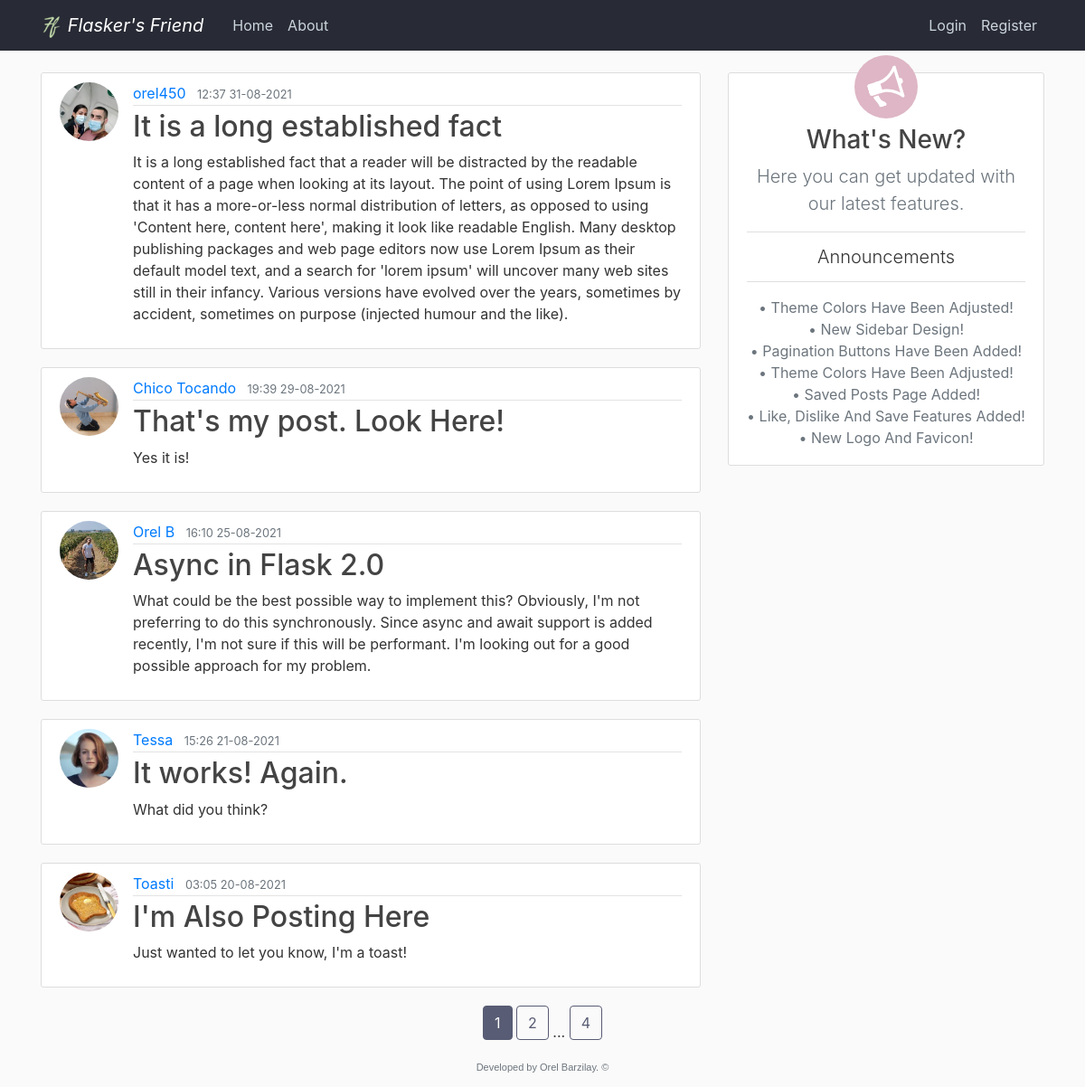
Page /home on the earlier database version.
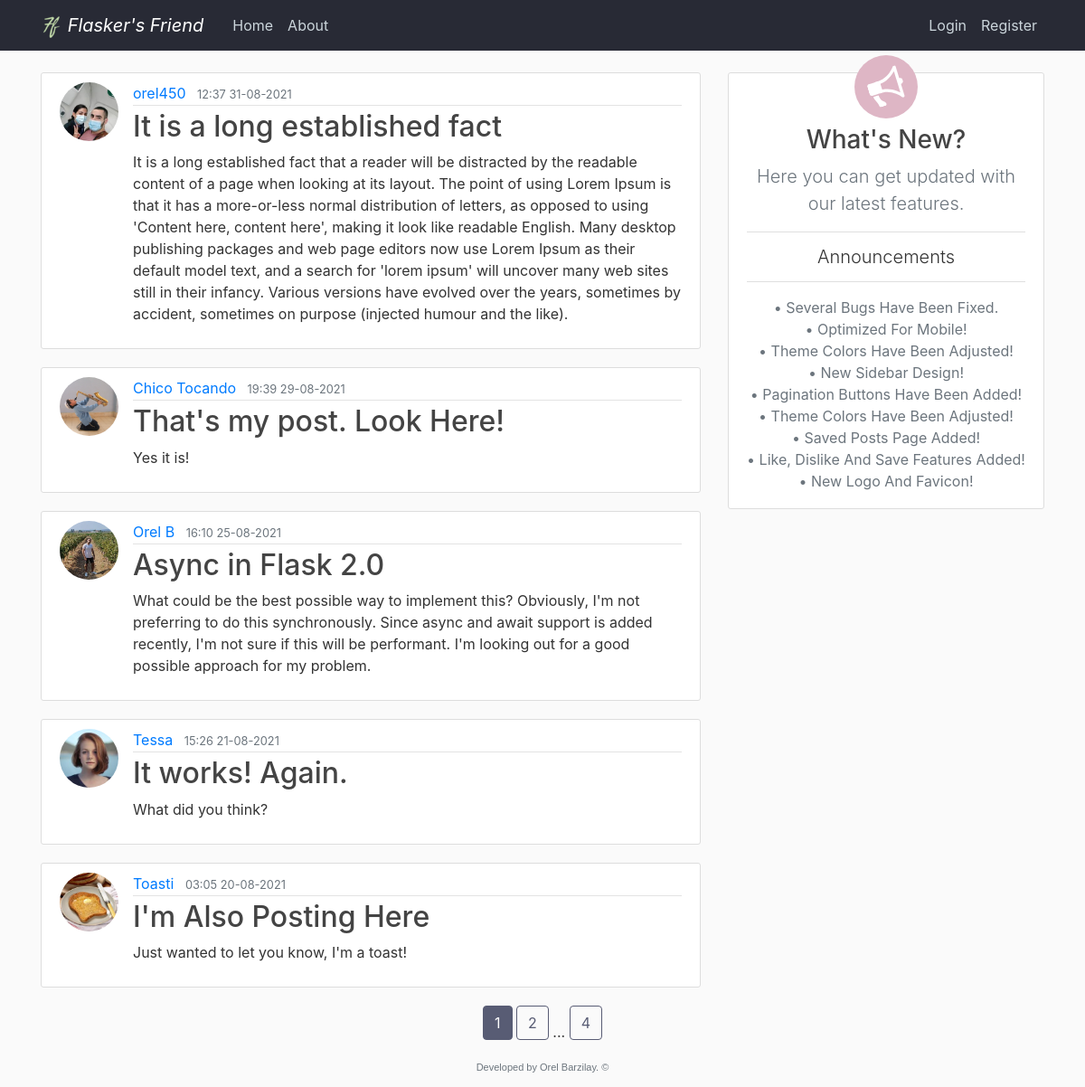
Same page on the later database version.
### flaskblog/models.py (models this page shows, shortened)
class Post(db.Model):
    id = db.Column(db.Integer, primary_key=True)
    title = db.Column(db.String(100), nullable=False)
    date_posted = db.Column(db.DateTime, nullable=False, default=time_now)
    content = db.Column(db.Text, nullable=False)
    user_id = db.Column(db.Integer, db.ForeignKey('user.id'), nullable=False)  # ForeignKey refers User table key
    likes = db.relationship('PostLike', backref='post', lazy='dynamic')
    dislikes = db.relationship('PostDislike', backref='post', lazy='dynamic')
    saves = db.relationship('PostSave', backref='post', lazy='dynamic')

class User(db.Model, UserMixin):
    id = db.Column(db.Integer, primary_key=True)
    username = db.Column(db.String(20), unique=True, nullable=False)
    email = db.Column(db.String(120), unique=True, nullable=False)
    image_file = db.Column(db.String(20), nullable=False, default='default.jpg')
    password = db.Column(db.String(60), nullable=False)
    admin = db.Column(db.Integer, nullable=False, default=0)  # Self Added
    posts = db.relationship('Post', backref='author', lazy=True)  # Here we refer the post class
    liked = db.relationship('PostLike', foreign_keys='PostLike.user_id', backref='user', lazy='dynamic')
    disliked = db.relationship('PostDislike', foreign_keys='PostDislike.user_id', backref='user', lazy='dynamic')
    saved = db.relationship('PostSave', foreign_keys='PostSave.user_id', backref='user', lazy='dynamic')

class Announcements(db.Model):
    id = db.Column(db.Integer, primary_key=True)
    content = db.Column(db.Text, nullable=False)
    date_posted = db.Column(db.DateTime, nullable=False, default=time_now, onupdate=time_now)

### flaskblog/main/routes.py (the view)
@main.route("/")  # The root page of our website (Homepage)
@main.route("/home")  # Giving two routes for the same function
def home():
    anns = Announcements.query.order_by(Announcements.date_posted.desc())
    page = request.args.get('page', 1, type=int)
    posts = Post.query.order_by(Post.date_posted.desc()).paginate(page=page, per_page=5)
    return render_template('home.html', posts=posts, anns=anns)

### flaskblog/templates/home.html
{% extends "layout.html" %}
{% block content %}
  {% if current_user.is_authenticated %}
    {% if request.MOBILE %}
      {% for post in posts.items %}
        <article class="media content-section-user-connected cancel-margin">
          <div class="phone-reposition">
            <img class="rounded-circle article-img mobile-image-resize" src="{{ url_for('static', filename='profile_pics/' + post.author.image_file) }}">
            <div class="d-flex align-content-stretch flex-wrap post-like-dislike">
              {% set vote_count = post.likes.count()-post.dislikes.count() %}
              {% if current_user.has_liked_post(post) %}
                <a class="bi bi-hand-thumbs-up-fill post-like-fill" href="{{ url_for('posts.post_action', post_id=post.id, action='like') }}"></a>
                  {% if vote_count > 0 %}
                    <span class="vote-count-positive">{{ vote_count }}</span>
                  {% elif vote_count < 0 %}
                    <span class="vote-count-negative">{{ vote_count }}</span>
                  {% else %}
                    <span class="vote-count-positive">Vote</span>
                  {% endif %}
                <a class="bi bi-hand-thumbs-down post-dislike-outline" href="{{ url_for('posts.post_action', post_id=post.id, action='dislike') }}"></a>
              {% elif current_user.has_disliked_post(post) %}
                <a class="bi bi-hand-thumbs-up post-like-outline" href="{{ url_for('posts.post_action', post_id=post.id, action='like') }}"></a>
                  {% if vote_count > 0 %}
                    <span class="vote-count-positive">{{ vote_count }}</span>
                  {% elif vote_count < 0 %}
                    <span class="vote-count-negative">{{ vote_count }}</span>
                  {% else %}
                    <span class="vote-count-negative">Vote</span>
                  {% endif %}
                <a class="bi bi-hand-thumbs-down-fill post-dislike-fill" href="{{ url_for('posts.post_action', post_id=post.id, action='dislike') }}"></a>
              {% else %}
                <a class="bi bi-hand-thumbs-up post-like-outline" href="{{ url_for('posts.post_action', post_id=post.id, action='like') }}"></a>
                  {% if vote_count > 0 %}
                    <span class="vote-count-positive">{{ vote_count }}</span>
                  {% elif vote_count < 0 %}
                    <span class="vote-count-negative">{{ vote_count }}</span>
                  {% else %}
                    <span class="vote-count-no-vote">Vote</span>
                  {% endif %}
                <a class="bi bi-hand-thumbs-down post-dislike-outline" href="{{ url_for('posts.post_action', post_id=post.id, action='dislike') }}"></a>
              {% endif %}
            </div>
          </div>
          <div class="media-body">
            <div class="article-metadata">
              <a class="mr-2" href="{{ url_for('users.user_posts', username=post.author.username) }}">{{ post.author.username }}</a>
              <small class="text-muted">{{ post.date_posted.strftime('%H:%M %d-%m-%Y') }}</small>
              {% if not current_user.has_saved_post(post) %}
                <a class="bi bi-bookmark-heart post-favorite-outline" href="{{ url_for('posts.post_action', post_id=post.id, action='save') }}"></a>
              {% else %}
                <a class="bi bi-bookmark-heart-fill post-favorite-fill" href="{{ url_for('posts.post_action', post_id=post.id, action='unsave') }}"></a>
              {% endif %}
            </div>
            <h2><a class="article-title" href="{{ url_for('posts.post', post_id=post.id) }}">{{ post.title }}</a></h2>
            <p class="article-content">{{ post.content }}</p>
          </div>
        </article>
      {% endfor %}
    {% else %}
      {% for post in posts.items %}
        <article class="media content-section-user-connected cancel-margin">
          <div class="d-flex align-content-stretch flex-wrap post-like-dislike">
            {% set vote_count = post.likes.count()-post.dislikes.count() %}
            {% if current_user.has_liked_post(post) %}
              <a class="bi bi-hand-thumbs-up-fill post-like-fill" href="{{ url_for('posts.post_action', post_id=post.id, action='like') }}"></a>
                {% if vote_count > 0 %}
                  <span class="vote-count-positive">{{ vote_count }}</span>
                {% elif vote_count < 0 %}
                  <span class="vote-count-negative">{{ vote_count }}</span>
                {% else %}
                  <span class="vote-count-positive">Vote</span>
                {% endif %}
              <a class="bi bi-hand-thumbs-down post-dislike-outline" href="{{ url_for('posts.post_action', post_id=post.id, action='dislike') }}"></a>
            {% elif current_user.has_disliked_post(post) %}
              <a class="bi bi-hand-thumbs-up post-like-outline" href="{{ url_for('posts.post_action', post_id=post.id, action='like') }}"></a>
                {% if vote_count > 0 %}
                  <span class="vote-count-positive">{{ vote_count }}</span>
                {% elif vote_count < 0 %}
                  <span class="vote-count-negative">{{ vote_count }}</span>
                {% else %}
                  <span class="vote-count-negative">Vote</span>
                {% endif %}
              <a class="bi bi-hand-thumbs-down-fill post-dislike-fill" href="{{ url_for('posts.post_action', post_id=post.id, action='dislike') }}"></a>
            {% else %}
              <a class="bi bi-hand-thumbs-up post-like-outline" href="{{ url_for('posts.post_action', post_id=post.id, action='like') }}"></a>
                {% if vote_count > 0 %}
                  <span class="vote-count-positive">{{ vote_count }}</span>
                {% elif vote_count < 0 %}
                  <span class="vote-count-negative">{{ vote_count }}</span>
                {% else %}
                  <span class="vote-count-no-vote">Vote</span>
                {% endif %}
              <a class="bi bi-hand-thumbs-down post-dislike-outline" href="{{ url_for('posts.post_action', post_id=post.id, action='dislike') }}"></a>
            {% endif %}
          </div>
          <img class="rounded-circle article-img" src="{{ url_for('static', filename='profile_pics/' + post.author.image_file) }}">
          <div class="media-body">
            <div class="article-metadata">
              <a class="mr-2" href="{{ url_for('users.user_posts', username=post.author.username) }}">{{ post.author.username }}</a>
              <small class="text-muted">{{ post.date_posted.strftime('%H:%M %d-%m-%Y') }}</small>
              {% if not current_user.has_saved_post(post) %}
                <a class="bi bi-bookmark-heart post-favorite-outline" href="{{ url_for('posts.post_action', post_id=post.id, action='save') }}"></a>
              {% else %}
                <a class="bi bi-bookmark-heart-fill post-favorite-fill" href="{{ url_for('posts.post_action', post_id=post.id, action='unsave') }}"></a>
              {% endif %}
            </div>
            <h2><a class="article-title" href="{{ url_for('posts.post', post_id=post.id) }}">{{ post.title }}</a></h2>
            <p class="article-content">{{ post.content }}</p>
          </div>
        </article>
      {% endfor %}
    {% endif %}
  {% else %}
    {% if request.MOBILE %}
      {% for post in posts.items %}
        <article class="media content-section cancel-margin" style="padding-left: 9px;">
          <div class="phone-reposition">
            <img class="rounded-circle article-img mobile-image-resize mobile-image-user-not-connected" src="{{ url_for('static', filename='profile_pics/' + post.author.image_file) }}">
          </div>
          <div class="media-body">
            <div class="article-metadata">
              <a class="mr-2" href="{{ url_for('users.user_posts', username=post.author.username) }}">{{ post.author.username }}</a>
              <small class="text-muted">{{ post.date_posted.strftime('%H:%M %d-%m-%Y') }}</small>
            </div>
            <h2><a class="article-title" href="{{ url_for('posts.post', post_id=post.id) }}">{{ post.title }}</a></h2>
            <p class="article-content">{{ post.content }}</p>
          </div>
        </article>
      {% endfor %}
    {% else %}
      {% for post in posts.items %}
        <article class="media content-section cancel-margin">
          <img class="rounded-circle article-img mobile-image-user-not-connected" src="{{ url_for('static', filename='profile_pics/' + post.author.image_file) }}">
          <div class="media-body">
            <div class="article-metadata">
              <a class="mr-2" href="{{ url_for('users.user_posts', username=post.author.username) }}">{{ post.author.username }}</a>
              <small class="text-muted">{{ post.date_posted.strftime('%H:%M %d-%m-%Y') }}</small>
            </div>
            <h2><a class="article-title" href="{{ url_for('posts.post', post_id=post.id) }}">{{ post.title }}</a></h2>
            <p class="article-content">{{ post.content }}</p>
          </div>
        </article>
      {% endfor %}
    {% endif %}
  {% endif %}
{% endblock content %}
{% block pagination %}
    {% for page_num in posts.iter_pages(left_edge=1, right_edge=1, left_current=1, right_current=2) %}
      {% if page_num %}
        {% if posts.page == page_num %}
          <a class="btn mb-4 btn-theme" href="{{ url_for('main.home', page=page_num) }}">{{ page_num }}</a>
        {% else %}
          <a class="btn btn-outline-theme mb-4" href="{{ url_for('main.home', page=page_num) }}">{{ page_num }}</a>
        {% endif %}
      {% else %}
        ...
      {% endif %}
    {% endfor %}
{% endblock pagination %}

### flaskblog/templates/layout.html (shortened to what this page needs)
<!DOCTYPE html>
<html lang="en">
<head>
    <link rel="stylesheet" href="https://stackpath.bootstrapcdn.com/bootstrap/4.3.1/css/bootstrap.min.css">
    <link rel="stylesheet" type="text/css" href="{{ url_for('static', filename='main.css') }}">
    <link rel="stylesheet" href="https://cdn.jsdelivr.net/npm/bootstrap-icons@1.5.0/font/bootstrap-icons.css">
</head>
<body>
  <div class="content">
    <header class="site-header">
      <nav class="navbar navbar-expand-md navbar-dark bg-steel fixed-top">
        <div class="container">
          <a class="navbar-brand mr-4 font-italic" href="/">
            <img src="{{ url_for('static', filename='logo_24x24.png') }}">
            Flasker's Friend
          </a>
          <div class="collapse navbar-collapse" id="navbarToggle">
            <div class="navbar-nav mr-auto">
              <a class="nav-item nav-link" href="{{ url_for('main.home') }}">Home</a>
              <a class="nav-item nav-link" href="{{ url_for('main.about') }}">About</a>
            </div>
            <div class="navbar-nav">
              {% if current_user.is_authenticated and current_user.admin == 1 %}
                <a class="nav-item nav-link" style="padding-bottom: 0; padding-top: 4px;" href="{{ url_for('users.account') }}">
                  <img class="rounded-circle navbar-account-img my-auto mobile-navbar-acnt-img" src="{{ url_for('static', filename='profile_pics/' + current_user.image_file) }}">
                  {{ current_user.username }}
                </a>
                <a class="nav-item nav-link" href="{{ url_for('posts.new_post') }}">New Post</a>
                <a class="nav-item nav-link" href="{{ url_for('admin.admin_panel') }}">Admin Panel</a>
                <a class="nav-item nav-link" href="{{ url_for('users.logout') }}">Logout</a>
              {% else %}
                <a class="nav-item nav-link" href="{{ url_for('users.login') }}">Login</a>
                <a class="nav-item nav-link" href="{{ url_for('users.register') }}">Register</a>
              {% endif %}
            </div>
          </div>
        </div>
      </nav>
    </header>
    {% block main_container %}
    <main role="main" class="container">
      <div class="row main-container">
        {% endblock main_container %}
        {% block sidebox %}
        <div class="col-md-8">
        {% endblock sidebox %}
          {% block content %}{% endblock content %}
        </div>
        {% block sidebar %}
          <div class="col-md-4">
            <div class="content-section sidebar-margin">
                <span class="sidebar-circle">
                    <img class="sidebar-megaphone" src="{{ url_for('static', filename='megaphone-white.svg') }}">
                </span>
              <h3 class="text-center">What's New?</h3>
              <p class="text-muted text-center lead">Here you can get updated with our latest features.</p>
                <ul class="list-group list-group-flush">
                {% if current_user.is_authenticated and current_user.admin %}
                  <a class="list-group-item text-center lead mb-2 sidebar-announcement-button" href="{{ url_for('admin.announcements') }}" data-toggle="tooltip" data-placement="bottom" title="Click To Manage">
                    Announcements
                  </a>
                {% else %}
                  <li class="list-group-item text-center lead mb-2">
                    Announcements
                  </li>
                {% endif %}
                <p class="text-center mt-2 text-muted sidebar-p-mb">
                  {% for ann in anns %}
                      &#8226; {{ann.content}}<br>
                  {% endfor %}
                </p>
                </ul>
            </div>
          </div>
      </div>
      {% endblock sidebar %}
      <div class="container" style="">
          <div class="pagination-container">
            {% block pagination %}{% endblock pagination%}
          </div>
      </div>
    </main>
  </div>
    <footer class="footer">
      <p class="site-footer text-muted text-center">Developed by Orel Barzilay. &copy;</p>
    </footer>
</body>
</html>

Differences in the rows shown:
added Announcements: content "Several Bugs Have Been Fixed."
added Announcements: content "Optimized For Mobile!"
